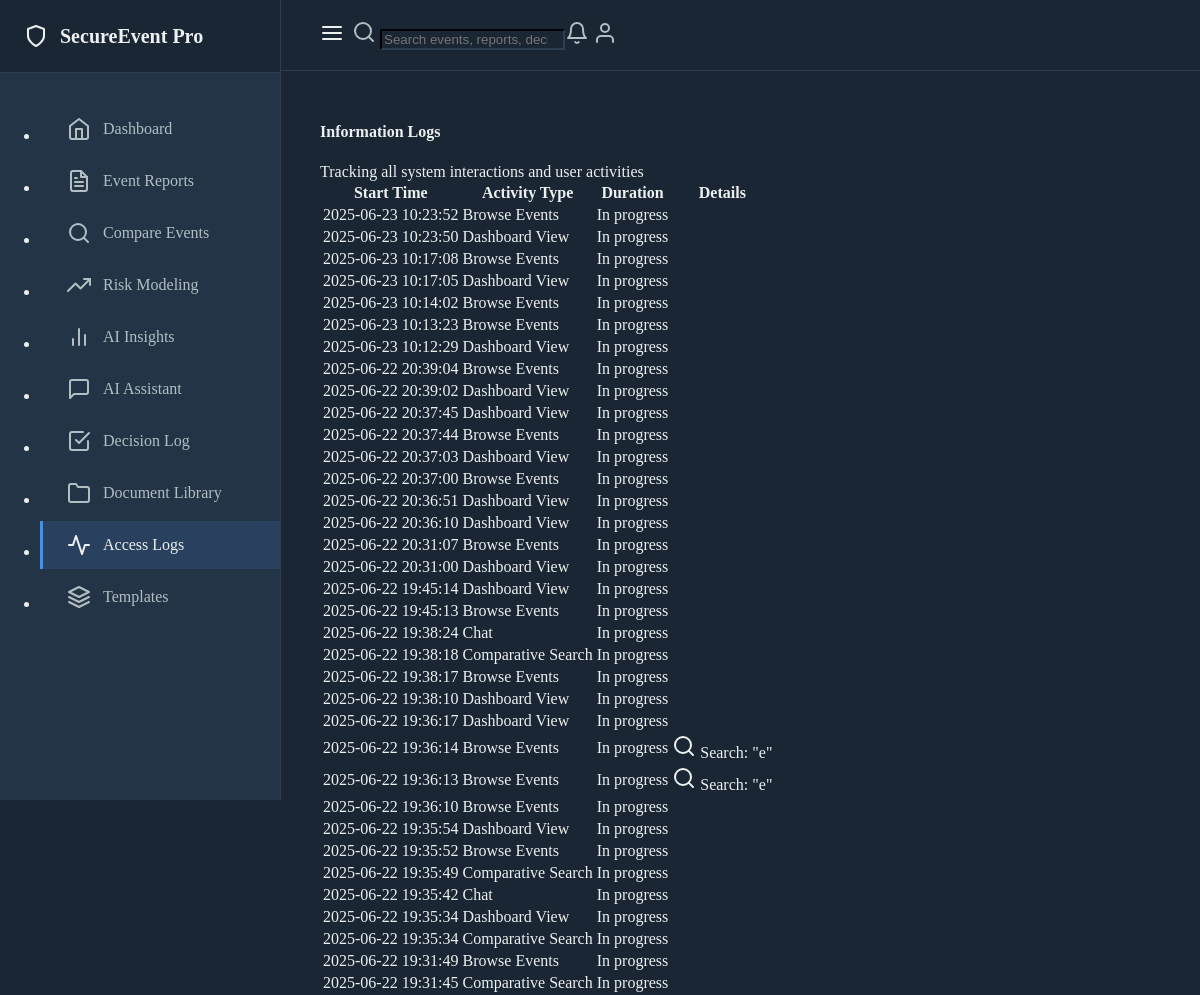
/access_logs (upper part), run on an earlier commit of the app's database.
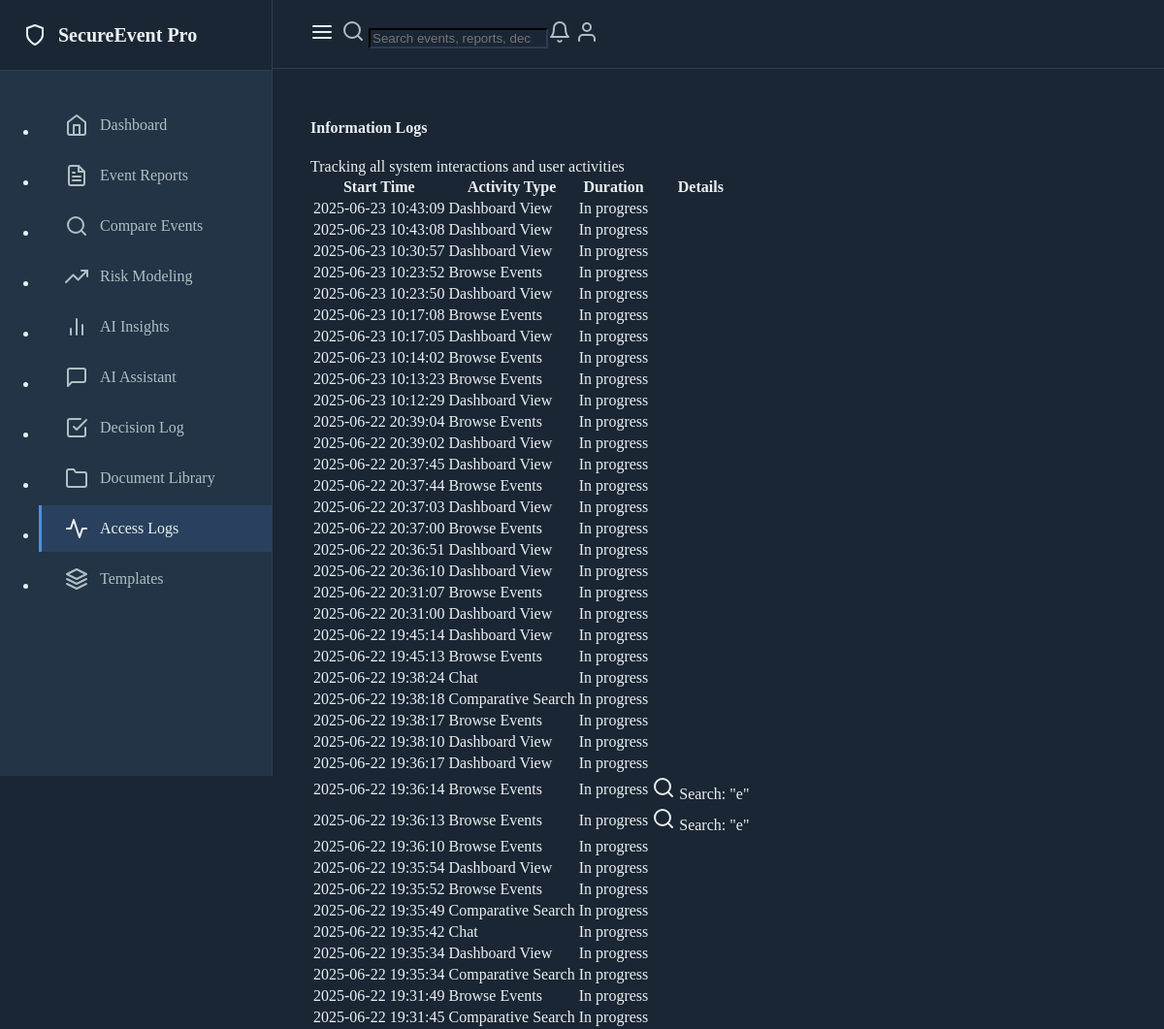
And on a later commit of the database.
### models.py (models this page shows, shortened)
class ActivityLog(db.Model):
    id = db.Column(db.Integer, primary_key=True)
    event_report_id = db.Column(db.Integer, db.ForeignKey('event_report.id'), nullable=True)
    activity_type = db.Column(db.String(50), nullable=False)
    started_at = db.Column(db.DateTime, default=datetime.utcnow)
    ended_at = db.Column(db.DateTime)
    duration_seconds = db.Column(db.Integer)
    user_identifier = db.Column(db.String(100))
    session_id = db.Column(db.String(100))
    search_query = db.Column(db.String(500))
    filters_applied = db.Column(db.JSON, default=dict)
    interaction_details = db.Column(db.JSON, default=dict)
    related_resources = db.Column(db.JSON, default=list)
    user_decisions = db.Column(db.JSON, default=list)
    notes = db.Column(db.Text)

### routes.py (the view)
@app.route("/access_logs")
def view_access_logs():
    logs = ActivityLog.query.order_by(ActivityLog.started_at.desc()).all()
    return render_template("access_log.html", logs=logs)

### routes.py (called while the page is built)
@app.before_request
def before_request():
    g.start_time = datetime.utcnow()
    g.activity_log = None

@app.after_request
def after_request(response):
    if hasattr(g, "activity_log") and g.activity_log:
        end_activity_tracking(g.activity_log)
    return response

### templates/access_log.html (shortened to what this page needs)
{% extends "base.html" %}
{% block content %}
<div class="container">
    <div class="d-flex justify-content-between align-items-center mb-4">
        <h4 class="mb-0">Information Logs</h4>
        <div class="text-muted">
            Tracking all system interactions and user activities
        </div>
    </div>
    <div class="table-responsive">
        <table class="table table-hover">
            <thead>
                <tr>
                    <th>Start Time</th>
                    <th>Activity Type</th>
                    <th>Duration</th>
                    <th>Details</th>
                </tr>
            </thead>
            <tbody>
                {% for log in logs %}
                <tr>
                    <td>{{ log.started_at.strftime('%Y-%m-%d %H:%M:%S') }}</td>
                    <td>
                        <span class="badge bg-{{ 'primary' if log.activity_type == 'view_report' else 'info' if log.activity_type == 'search' else 'secondary' }}">
                            {{ log.activity_type|replace('_', ' ')|title }}
                        </span>
                    </td>
                    <td>
                        {% if log.duration_seconds %}
                            {{ log.duration_seconds }} seconds
                        {% else %}
                            In progress
                        {% endif %}
                    </td>
                    <td>
                        {% if log.search_query %}
                            <div class="small text-muted">
                                <i data-feather="search" class="feather-sm me-1"></i>
                                Search: "{{ log.search_query }}"
                            </div>
                        {% endif %}
                    </td>
                </tr>
                {% endfor %}
            </tbody>
        </table>
    </div>
</div>
{% endblock %}

### templates/base.html (shortened to what this page needs)
<!DOCTYPE html>
<html lang="en" data-bs-theme="dark">
<head>
    <link href="https://cdn.replit.com/agent/bootstrap-agent-dark-theme.min.css" rel="stylesheet">
    <link href="https://cdn.jsdelivr.net/npm/feather-icons/dist/feather.min.css" rel="stylesheet">
</head>
<body>
    <div class="sidebar" id="sidebar">
        <div class="sidebar-header">
            <a href="/" class="sidebar-brand">
                <i data-feather="shield"></i>
                <span>SecureEvent Pro</span>
            </a>
        </div>
        <nav class="sidebar-nav">
            <ul class="nav flex-column">
                <li class="nav-item">
                    <a class="nav-link {{ 'active' if request.endpoint == 'dashboard' }}" href="{{ url_for('dashboard') }}">
                        <i data-feather="home"></i>
                        <span>Dashboard</span>
                    </a>
                </li>
                <li class="nav-item">
                    <a class="nav-link {{ 'active' if request.endpoint == 'index' }}" href="{{ url_for('index') }}">
                        <i data-feather="file-text"></i>
                        <span>Event Reports</span>
                    </a>
                </li>
                <li class="nav-item">
                    <a class="nav-link {{ 'active' if request.endpoint == 'comparative_search' }}" href="{{ url_for('comparative_search') }}">
                        <i data-feather="search"></i>
                        <span>Compare Events</span>
                    </a>
                </li>
                <li class="nav-item">
                    <a class="nav-link {{ 'active' if request.endpoint == 'modeling' }}" href="{{ url_for('modeling') }}">
                        <i data-feather="trending-up"></i>
                        <span>Risk Modeling</span>
                    </a>
                </li>
                <li class="nav-item">
                    <a class="nav-link {{ 'active' if request.endpoint == 'insights' }}" href="{{ url_for('insights') }}">
                        <i data-feather="bar-chart-2"></i>
                        <span>AI Insights</span>
                    </a>
                </li>
                <li class="nav-item">
                    <a class="nav-link {{ 'active' if request.endpoint == 'chat' }}" href="{{ url_for('chat') }}">
                        <i data-feather="message-square"></i>
                        <span>AI Assistant</span>
                    </a>
                </li>
                <li class="nav-item">
                    <a class="nav-link {{ 'active' if request.path == url_for('decision_log') }}" href="{{ url_for('decision_log') }}">
                        <i data-feather="check-square"></i>
                        <span>Decision Log</span>
                    </a>
                </li>
                <li class="nav-item">
                    <a class="nav-link {{ 'active' if request.path == url_for('document_library') }}" href="{{ url_for('document_library') }}">
                        <i data-feather="folder"></i>
                        <span>Document Library</span>
                    </a>
                </li>
                <li class="nav-item">
                    <a class="nav-link {{ 'active' if request.path == url_for('view_access_logs') }}" href="{{ url_for('view_access_logs') }}">
                        <i data-feather="activity"></i>
                        <span>Access Logs</span>
                    </a>
                </li>
                <li class="nav-item">
                    <a class="nav-link {{ 'active' if request.endpoint == 'list_templates' }}" href="{{ url_for('list_templates') }}">
                        <i data-feather="layers"></i>
                        <span>Templates</span>
                    </a>
                </li>
            </ul>
        </nav>
    </div>
    <div class="flex-grow-1">
        <header class="top-header" id="topHeader">
            <button class="sidebar-toggle-btn" id="sidebarToggle">
                <i data-feather="menu"></i>
            </button>
            <div class="header-search flex-grow-1 mx-3 mx-md-4">
                <form class="d-flex" role="search">
                    <div class="input-group">
                        <span class="input-group-text bg-transparent border-end-0" id="search-addon"><i data-feather="search"></i></span>
                        <input class="form-control border-start-0" type="search" placeholder="Search events, reports, decisions..." aria-label="Search" aria-describedby="search-addon">
                    </div>
                </form>
            </div>
            <div class="header-actions d-flex align-items-center gap-3">
                <a href="#" class="nav-link"><i data-feather="bell"></i></a>
                <a href="#" class="nav-link"><i data-feather="user"></i></a>
            </div>
        </header>
        <main class="main-content" id="mainContent">
            {% block content %}{% endblock %}
        </main>
    </div>
</body>
</html>

### templates/base.html (style rules this page uses)
:root { --primary-color: #4A90E2; --secondary-color: #2C3E50; --accent-color: #3498DB; --background-dark: #1A2634; --card-bg: #233446; --text-primary: #ECF0F1; --text-secondary: #B2BEC3; }
body { background-color: var(--background-dark); color: var(--text-primary); }
.nav-link.active { color: var(--primary-color) !important; }
.nav-link { font-weight: 500; }
.nav-link.active { color: var(--bs-primary) !important; }
.sidebar-toggle-btn { background: none; border: none; color: var(--text-primary); font-size: 1.25rem; padding: 0.5rem; cursor: pointer; border-radius: 4px; transition: background-color 0.2s ease; }
.main-content { min-height: calc(100vh - 280px); padding: 2rem 0; margin-left: 280px; transition: margin-left 0.3s ease; }
.sidebar { position: fixed; top: 0; left: 0; height: 100vh; width: 280px; background-color: var(--card-bg); border-right: 1px solid var(--secondary-color); z-index: 1000; overflow-y: auto; transition: all 0.3s ease; }
.sidebar-header { padding: 1.5rem; border-bottom: 1px solid var(--secondary-color); background-color: var(--background-dark); }
.sidebar-brand { display: flex; align-items: center; gap: 0.75rem; font-size: 1.25rem; font-weight: 600; color: var(--text-primary); text-decoration: none; }
.sidebar-nav { padding: 1rem 0; }
.sidebar-nav .nav-item { margin-bottom: 0.25rem; }
.sidebar-nav .nav-link { display: flex; align-items: center; gap: 0.75rem; padding: 0.75rem 1.5rem; color: var(--text-secondary); text-decoration: none; transition: all 0.2s ease; border-left: 3px solid transparent; white-space: nowrap; }
.sidebar-nav .nav-link.active { background-color: rgba(74, 144, 226, 0.15); color: var(--primary-color); border-left-color: var(--primary-color); }
.header-search .form-control { background-color: var(--background-dark); border-color: var(--secondary-color); color: var(--text-primary); }
.header-search .input-group-text { border-color: var(--secondary-color); color: var(--text-secondary); }
.header-actions .nav-link { color: var(--text-secondary); }
.top-header { position: fixed; top: 0; left: 280px; right: 0; height: 70px; background-color: var(--background-dark); border-bottom: 1px solid var(--secondary-color); z-index: 999; display: flex; align-items: center; padding: 0 2rem; transition: left 0.3s ease; }
.main-content { margin-top: 70px; margin-left: 280px; min-height: calc(100vh - 70px); padding: 2rem; transition: margin-left 0.3s ease; }
.badge { font-weight: 500; }

What changed in the data, as far as the page shows it:
added ActivityLog: started_at "2025-06-23 10:43:09", activity_type "Dashboard View", duration_seconds "In progress"
added ActivityLog: started_at "2025-06-23 10:43:08", activity_type "Dashboard View", duration_seconds "In progress"
added ActivityLog: started_at "2025-06-23 10:30:57", activity_type "Dashboard View", duration_seconds "In progress"
